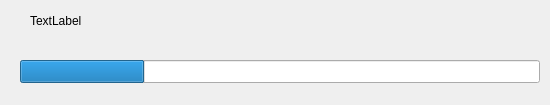
<?xml version="1.0" encoding="UTF-8"?>
<ui version="4.0">
 <class>Dialog</class>
 <widget class="QDialog" name="Dialog">
  <property name="geometry">
   <rect>
    <x>0</x>
    <y>0</y>
    <width>550</width>
    <height>105</height>
   </rect>
  </property>
  <property name="minimumSize">
   <size>
    <width>550</width>
    <height>105</height>
   </size>
  </property>
  <property name="maximumSize">
   <size>
    <width>550</width>
    <height>105</height>
   </size>
  </property>
  <property name="windowTitle">
   <string>Dialog</string>
  </property>
  <widget class="QLabel" name="label">
   <property name="geometry">
    <rect>
     <x>30</x>
     <y>0</y>
     <width>511</width>
     <height>41</height>
    </rect>
   </property>
   <property name="text">
    <string>TextLabel</string>
   </property>
  </widget>
  <widget class="QProgressBar" name="progressBar">
   <property name="geometry">
    <rect>
     <x>20</x>
     <y>60</y>
     <width>520</width>
     <height>23</height>
    </rect>
   </property>
   <property name="value">
    <number>24</number>
   </property>
   <property name="textVisible">
    <bool>false</bool>
   </property>
   <property name="format">
    <string/>
   </property>
  </widget>
 </widget>
 <resources/>
 <connections/>
</ui>
